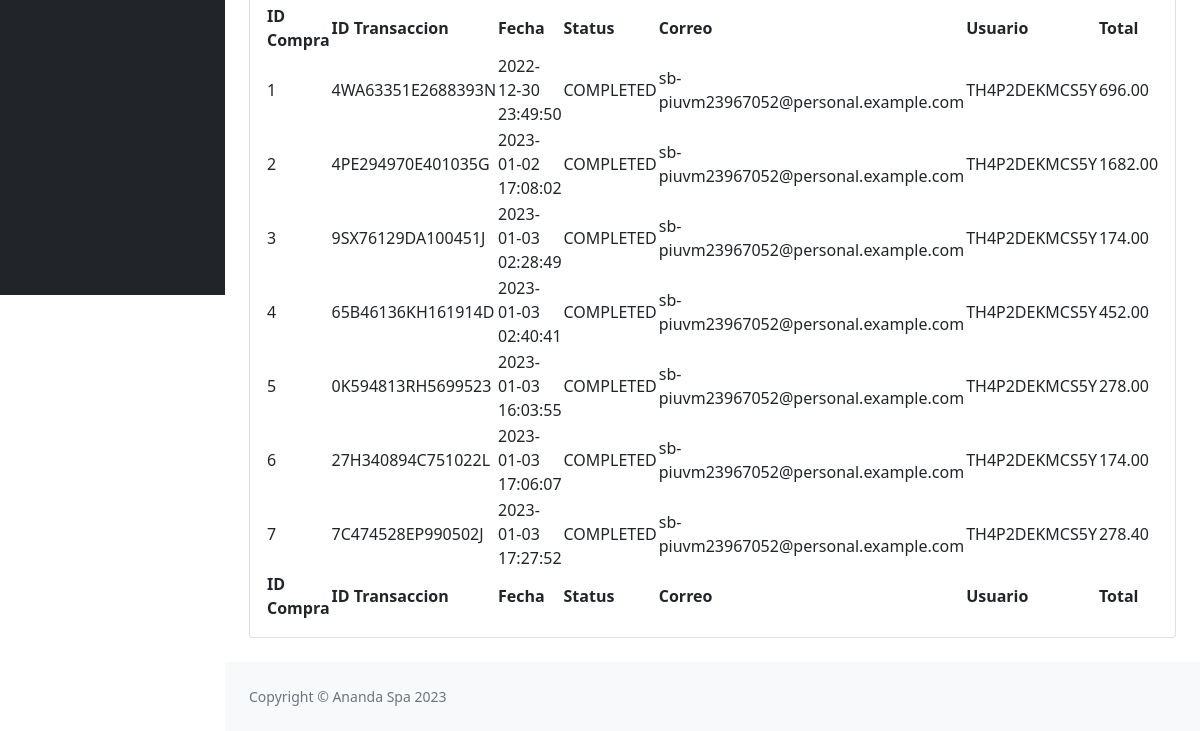
Page /dashboard.php (signed in, lower part) on the earlier database version.
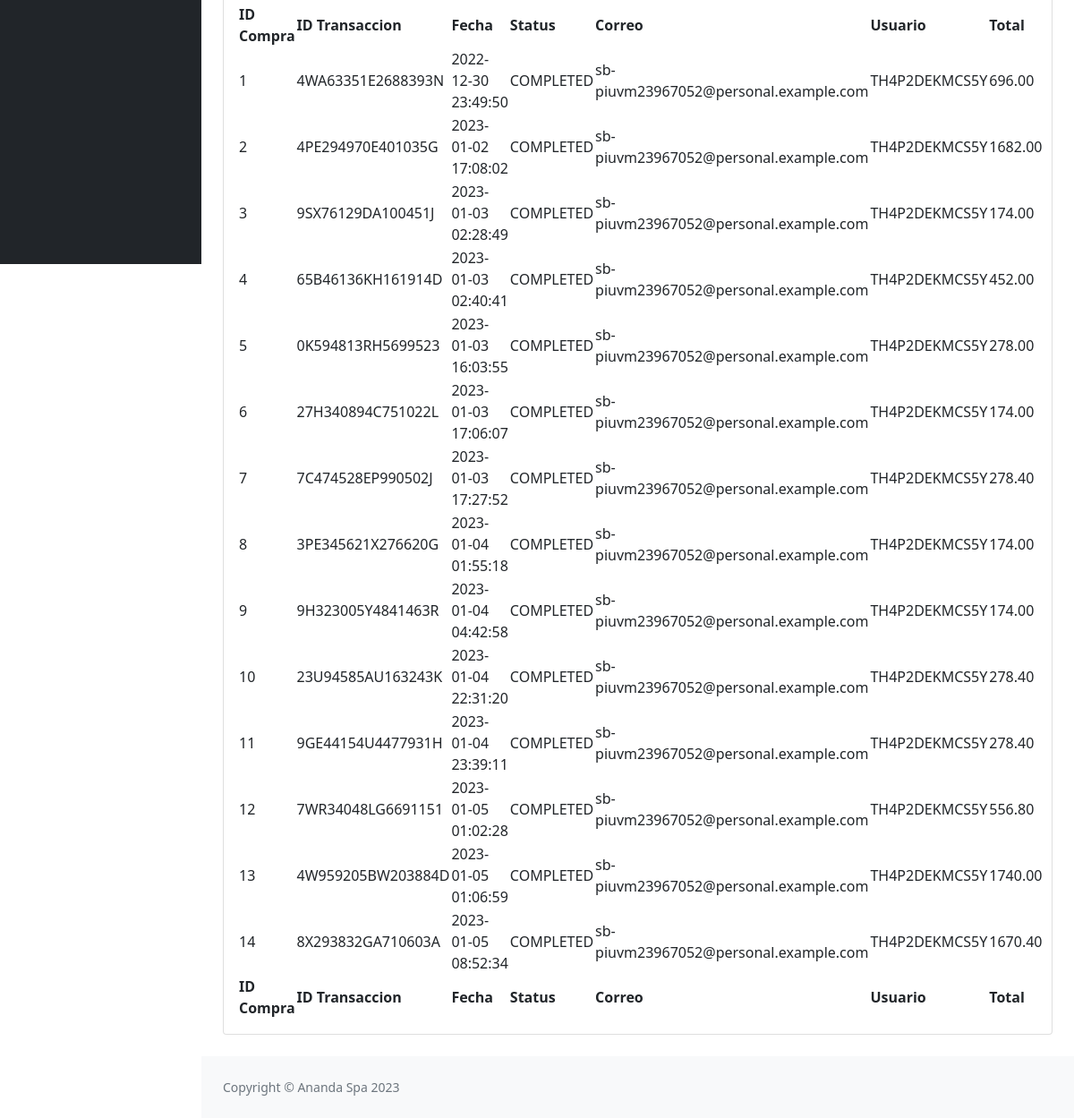
Same page on the later database version.
### tables this page shows
CREATE TABLE `compra` (
  `ID` int(11) NOT NULL AUTO_INCREMENT,
  `ID_transaccion` varchar(100) NOT NULL,
  `Fecha` datetime NOT NULL,
  `Status` varchar(20) NOT NULL,
  `Email` varchar(50) NOT NULL,
  `ID_Cliente` varchar(20) NOT NULL,
  `Toal` decimal(10,2) NOT NULL,
  PRIMARY KEY (`ID`)
);

### dashboard.php (the view, shortened to what this page needs)
<?php
    include ("cnn.php");
    $productos = "SELECT * FROM Compra"
?>
<!DOCTYPE html>
<html lang="es">
    <head>
        <link href="https://cdn.jsdelivr.net/npm/simple-datatables@latest/dist/style.css" rel="stylesheet" />
        <link href="css_dash/styles.css" rel="stylesheet" />
    </head>
    <body class="sb-nav-fixed">
        <div id="layoutSidenav">
            <div id="layoutSidenav_nav">
                <nav class="sb-sidenav accordion sb-sidenav-dark" id="sidenavAccordion">
                    <div class="sb-sidenav-menu">
                    </div>
                </nav>
            </div>
            <div id="layoutSidenav_content">
                <main>
                    <div class="container-fluid px-4">
                        <div class="card mb-4">
                            <div class="card-body">
                                <table id="datatablesSimple">
                                    <thead>
                                        <tr>
                                            <th>ID Compra</th>
                                            <th>ID Transaccion</th>
                                            <th>Fecha</th>
                                            <th>Status</th>
                                            <th>Correo</th>
                                            <th>Usuario</th>
                                            <th>Total</th>
                                        </tr>
                                    </thead>
                                    <tfoot>
                                        <tr>
                                            <th>ID Compra</th>
                                            <th>ID Transaccion</th>
                                            <th>Fecha</th>
                                            <th>Status</th>
                                            <th>Correo</th>
                                            <th>Usuario</th>
                                            <th>Total</th>
                                        </tr>
                                    </tfoot>
                                    <tbody>
                                        <?php $resultado = mysqli_query($conexion, $productos);
                                        while($row=mysqli_fetch_assoc($resultado)){?>
                                            <tr>
                                                <td class="table__item" ><?php echo $row["ID"];?></td>
                                                <td class="table__item" ><?php echo $row["ID_transaccion"];?></td>
                                                <td class="table__item" ><?php echo $row["Fecha"];?></td>
                                                <td class="table__item" ><?php echo $row["Status"];?></td>
                                                <td class="table__item" ><?php echo $row["Email"];?></td>
                                                <td class="table__item" ><?php echo $row["ID_Cliente"];?></td>
                                                <td class="table__item" ><?php echo $row["Toal"];?></td>
                                        <?php } ?>
                                    </tbody>
                                </table>
                            </div>
                        </div>
                    </div>
                </main>
                <footer class="py-4 bg-light mt-auto">
                    <div class="container-fluid px-4">
                        <div class="d-flex align-items-center justify-content-between small">
                            <div class="text-muted">Copyright &copy; Ananda Spa 2023</div>
                        </div>
                    </div>
                </footer>
            </div>
        </div>
    </body>
</html>

Differences in the rows shown:
added compra: ID "8", ID_transaccion "3PE345621X276620G", Fecha "2023-01-04 01:55:18", Status "COMPLETED", Email "sb-piuvm23967052@personal.example.com", ID_Cliente "TH4P2DEKMCS5Y", Toal "174.00"
added compra: ID "9", ID_transaccion "9H323005Y4841463R", Fecha "2023-01-04 04:42:58", Status "COMPLETED", Email "sb-piuvm23967052@personal.example.com", ID_Cliente "TH4P2DEKMCS5Y", Toal "174.00"
added compra: ID "10", ID_transaccion "23U94585AU163243K", Fecha "2023-01-04 22:31:20", Status "COMPLETED", Email "sb-piuvm23967052@personal.example.com", ID_Cliente "TH4P2DEKMCS5Y", Toal "278.40"
added compra: ID "11", ID_transaccion "9GE44154U4477931H", Fecha "2023-01-04 23:39:11", Status "COMPLETED", Email "sb-piuvm23967052@personal.example.com", ID_Cliente "TH4P2DEKMCS5Y", Toal "278.40"
added compra: ID "12", ID_transaccion "7WR34048LG6691151", Fecha "2023-01-05 01:02:28", Status "COMPLETED", Email "sb-piuvm23967052@personal.example.com", ID_Cliente "TH4P2DEKMCS5Y", Toal "556.80"
added compra: ID "13", ID_transaccion "4W959205BW203884D", Fecha "2023-01-05 01:06:59", Status "COMPLETED", Email "sb-piuvm23967052@personal.example.com", ID_Cliente "TH4P2DEKMCS5Y", Toal "1740.00"
added compra: ID "14", ID_transaccion "8X293832GA710603A", Fecha "2023-01-05 08:52:34", Status "COMPLETED", Email "sb-piuvm23967052@personal.example.com", ID_Cliente "TH4P2DEKMCS5Y", Toal "1670.40"
